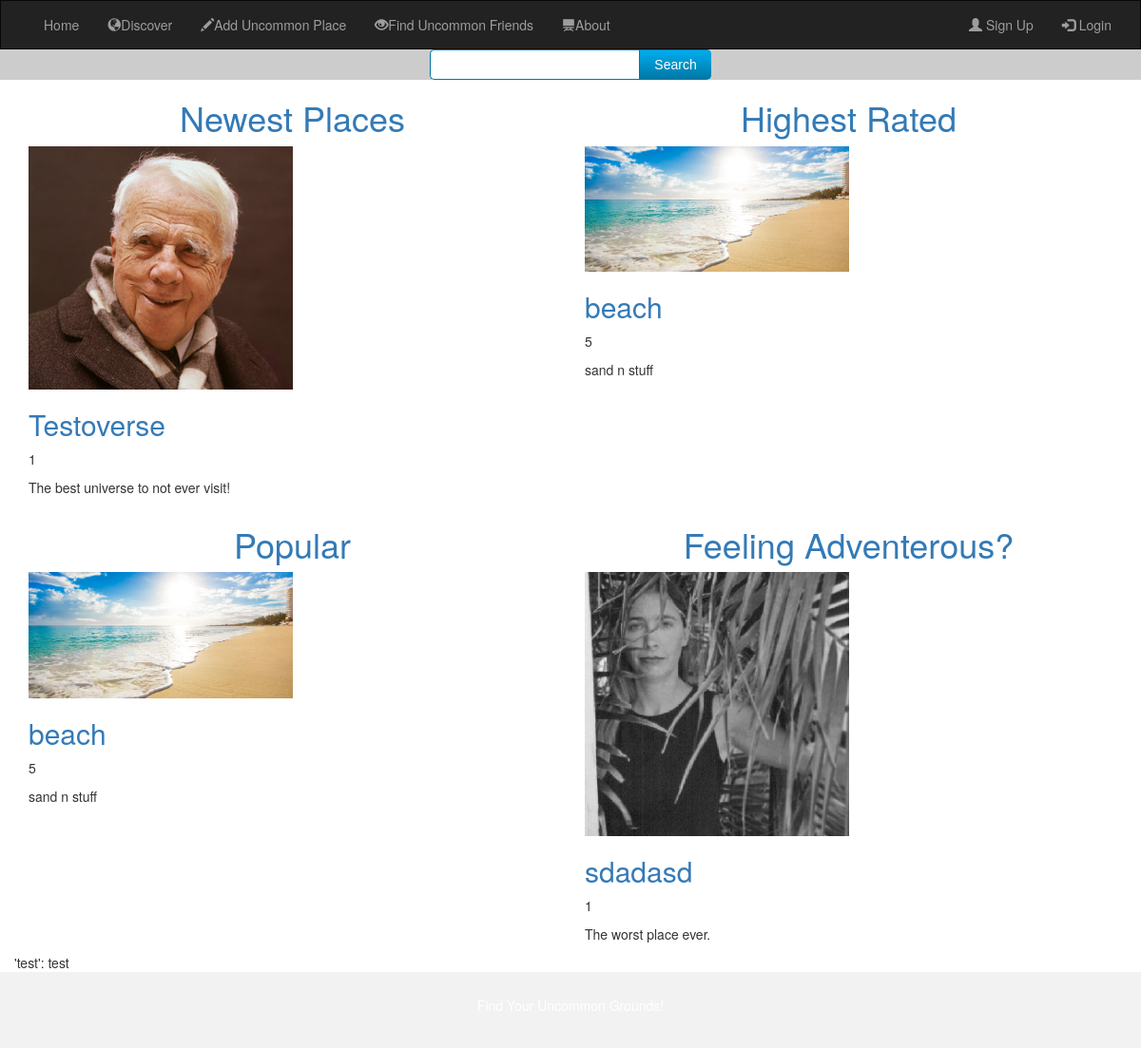
/UncommonGrounds/discover/, run on the app's committed database.
### UncommonGrounds/models.py (models this page shows, shortened)
class Location(models.Model):
    name = models.CharField(max_length=100, help_text="Enter the name of location")
    """GPS_coordinates = """
    contributor = models.ForeignKey('Profile', on_delete=models.SET_NULL, null=True)
    description = models.TextField(max_length=1000, help_text="Brief description of location")
    tags = models.ManyToManyField(Tag)
    RATING = (
        (0, ''),
        (1, '*'),
        (2, '**'),
        (3, '***'),
        (4, '****'),
        (5, '*****'),
    )
    ratings = models.IntegerField(choices=RATING, blank=True, default=' ')
    popularity = models.IntegerField()
    added = models.DateTimeField(auto_now_add=True)
    comments = models.ForeignKey('Comment', related_name="loc_comments", on_delete=models.SET_NULL, null=True)
    image = models.ImageField(upload_to = 'location_images/')
    def get_absolute_url(self):
        return reverse('location-detail', args=[str(self.id)])

### UncommonGrounds/views.py (the view, shortened to what this page needs)
# urls.py: path('discover/', views.discover, name='discover'),
@csrf_exempt
def discover(request):
    unfiltered_list = Location.objects.all()
    highest_rated  = None
    highest_rating = 0
    for location in unfiltered_list:
        if location.ratings > highest_rating:
            highest_rated = location
            highest_rating = location.ratings
    most_popular = None
    highest_popularity = 0
    for location in unfiltered_list:
        if location.popularity > highest_popularity:
            most_popular = location
            highest_popularity = location.popularity
    most_recent = unfiltered_list[0]
    latest_date = unfiltered_list[0].added
    for location in unfiltered_list:
        add = location.added
        add2 = unfiltered_list[0].added
        if location.added > latest_date:
            most_recent = location
            latest_date = location.added
    random = unfiltered_list[randint(0, len(unfiltered_list)-1)]
    while random == highest_rated or random == most_popular or random == most_recent:
        random = unfiltered_list[randint(0, len(unfiltered_list)-1)]
    location_list = []
    test = None
    if request.method == 'GET':
        search = request.GET.get("search")
        if search is None:
            search = ""
        words = search.lower().split(" ")
        for word in words:
            for location in unfiltered_list:
                locationWords = []
                t = location.tags.all()
                n = location.name.lower().split(" ")
                d = location.description.lower().split(" ")
                locationWords += list(location.tags.all())
                locationWords += location.name.lower().split(" ")
                locationWords += location.description.lower().split(" ")
                if word in locationWords:
                    location_list += [location]
        template = loader.get_template('discover.html')
        context = {'location_list': location_list,
                   'highest_rated': highest_rated,
                   'most_popular': most_popular,
                   'most_recent': most_recent,
                   'random': random,
                   'test': test}
        num_tags = Tag.objects.all().count()
        return HttpResponse(template.render(context, request))

### UncommonGrounds/templates/discover.html (shortened to what this page needs)
{% extends "base_generic.html" %}
{% block content %}
            <div id="tfheader">
                <form method="get" action="locations/">
                    <input type="text" class="tftextinput" name="search" id="location_autocomplete_input" size="21" maxlength="120"><input type="submit" value="Search" class="tfbutton">
                </form>
            </div>
        <div class="container">
            <div class="row">
                <div class="col-sm-6">
                    <h1 class="img-title"><a href="{{most_recent.get_absolute_url}}">Newest Places</a></h1>
                    <div>
                        <div class="img-1" style="display: inline"><img src="{{most_recent.image.url}}"  style="width:50%" alt="Image"></div>
                        <h2 class="title-1"><a href="{{most_recent.get_absolute_url}}">{{most_recent.name}}</a></h2>
                        <div class="ratings-1" style="display: inline-block"><p style="width:100%" >{{most_recent.ratings}}</p></div>
                    </div>
                    <p class="text-1">{{most_recent.description}}</p>
                </div>
                <div class="col-sm-6" class="img-text">
                    <h1 class="img-title"><a href="{{location_list.2.get_absolute_url}}">Highest Rated</a></h1>
                    <div>
                        <div class="img-2" style="display: inline"><img src="{{highest_rated.image.url}}"  style="width:50%" alt="Image"></div>
                        <h2 class="title-2"><a href="{{highest_rated.get_absolute_url}}">{{highest_rated.name}}</a></h2>
                        <div class="ratings-2" style="display: inline-block"><p style="width:100%: 1px solid #888888" >{{highest_rated.ratings}}</p></div>
                    </div>
                    <p class="text-2">{{highest_rated.description}}</p>
                </div>
            </div>
            <div class="row">
                <div class="col-sm-6" class="img-text">
                    <h1 class="img-title"><a href="{{most_popular.get_absolute_url}}">Popular</a></h1>
                    <div>
                        <div class="img-3" style="display: inline"><img src="{{most_popular.image.url}}"  style="width:50%" alt="Image"></div>
                        <h2 class="title-3"><a href="{{most_popular.get_absolute_url}}">{{most_popular.name}}</a></h2>
                        <div class="ratings-3" style="display: inline-block"><p style="width:100%" >{{most_popular.ratings}}</p></div>
                    </div>
                    <p class="text-3">{{most_popular.description}}</p>
                </div>
                <div class="col-sm-6" class="img-text">
                    <h1 class="img-title"><a href="{{random.get_absolute_url}}">Feeling Adventerous?</a></h1>
                    <div>
                        <div class="img-4" style="display: inline"><img src="{{random.image.url}}"  style="width:50%" alt="Image"></div>
                        <h2 class="title-4"><a href="{{random.get_absolute_url}}">{{random.name}}</a></h2>
                        <div class="ratings-4" style="display: inline-block"><p style="width:100%" >{{random.ratings}}</p></div>
                    </div>
                    <p class="text-4">{{random.description}}</p>
                </div>'test': test
            </div>
        </div>
{% endblock %}

### UncommonGrounds/templates/discover.html (style rules this page uses)
.img-title { text-align:center; }
#tfheader { background-color:#000000; text-align:center; background: url("https://placehold.it/1200x400?text=IMAGE") center; }
.tftextinput { margin: 0; padding: 5px 15px; font-family: Arial, Helvetica, sans-serif; font-size:14px; border:1px solid #0076a3; border-right:0px; border-top-left-radius: 5px 5px; border-bottom-left-radius: 5px 5px; }
.tfbutton { margin: 0; padding: 5px 15px; font-family: Arial, Helvetica, sans-serif; font-size:14px; outline: none; cursor: pointer; text-align: center; text-decoration: none; color: #ffffff; border: solid 1px #0076a3; border-right:0px; background: #0095cd; background: -webkit-gradient(linear, left top, left bottom, from(#00adee), to(#0078a5)); background: -moz-linear-gradient(top, #00adee, #0078a5); border-top-right-radius: 5px 5px; border-bottom-right-radius: 5px 5px; }

### data on the page
Location: image (picture), name "Testoverse", ratings "1", description "The best universe to not ever visit!"
Location: image (picture), name "beach", ratings "5", description "sand n stuff"
Location: image (picture), name "sdadasd", ratings "1", description "The worst place ever."
